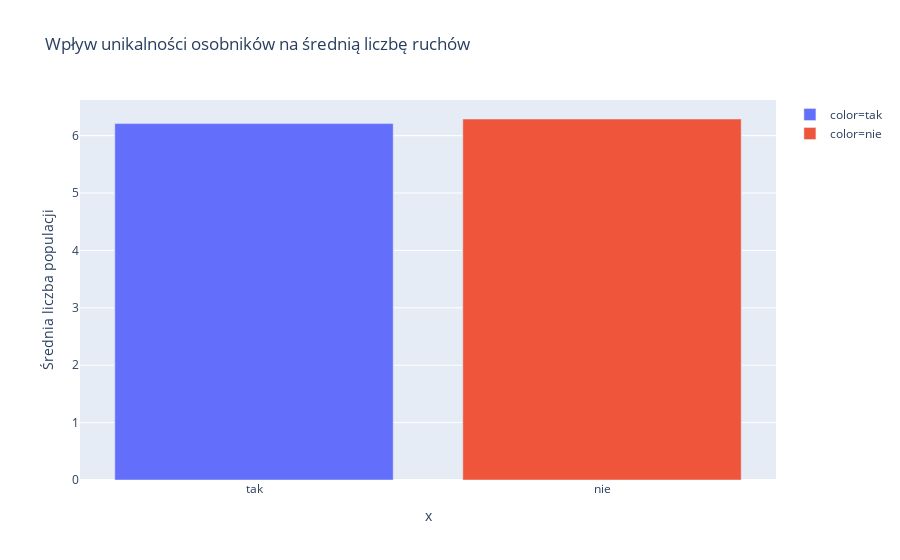

Here is the notebook cell this chart was saved with:
### Code cell
y = 'Średnia liczba populacji'
df = df.sort_values(y)
fig = px.bar(df, x=df.index, y=y, color=df.index,
       title='Wpływ unikalności osobników na średnią liczbę ruchów')

fig.show()
fig.write_image('fig.svg')

### Figure 1 — Plotly figure (JSON) as saved in the notebook; plotly's stock layout.template omitted (floating-point values rounded to 4 significant figures)
{"data": [{"alignmentgroup": "True", "hoverlabel": {"namelength": 0}, "hovertemplate": "color=tak<br>x=%{x}<br>Średnia liczba populacji=%{y}", "legendgroup": "color=tak", "marker": {"color": "#636efa"}, "name": "color=tak", "offsetgroup": "color=tak", "orientation": "v", "showlegend": true, "textposition": "auto", "type": "bar", "x": ["tak"], "xaxis": "x", "y": [6.21], "yaxis": "y"}, {"alignmentgroup": "True", "hoverlabel": {"namelength": 0}, "hovertemplate": "color=nie<br>x=%{x}<br>Średnia liczba populacji=%{y}", "legendgroup": "color=nie", "marker": {"color": "#EF553B"}, "name": "color=nie", "offsetgroup": "color=nie", "orientation": "v", "showlegend": true, "textposition": "auto", "type": "bar", "x": ["nie"], "xaxis": "x", "y": [6.29], "yaxis": "y"}], "layout": {"barmode": "relative", "legend": {"tracegroupgap": 0}, "title": {"text": "Wpływ unikalności osobników na średnią liczbę ruchów"}, "xaxis": {"anchor": "y", "domain": [0, 1], "title": {"text": "x"}}, "yaxis": {"anchor": "x", "domain": [0, 1], "title": {"text": "Średnia liczba populacji"}}}}
